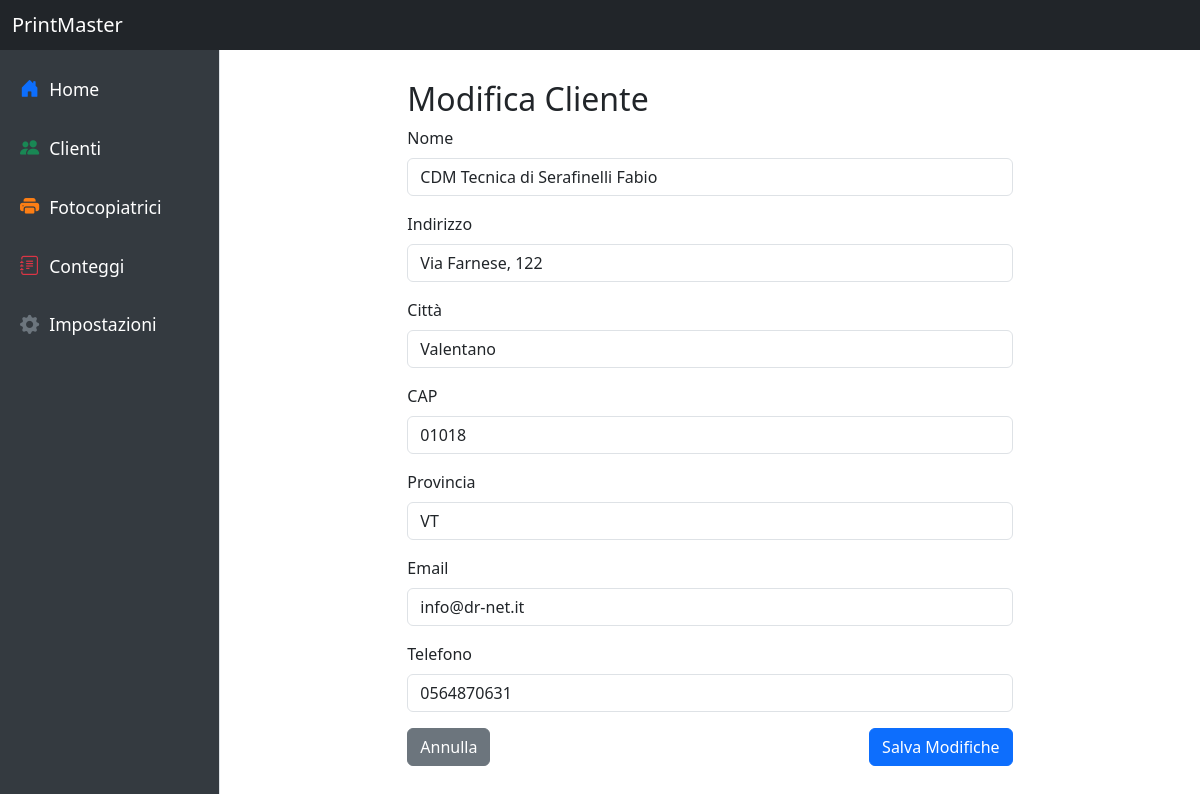
The page /clienti/edit/3 on the database its author committed.
### tables this page shows
CREATE TABLE clienti (
    id INTEGER PRIMARY KEY AUTOINCREMENT,
    nome TEXT NOT NULL UNIQUE,
    indirizzo TEXT NOT NULL,
    citta TEXT NOT NULL,
    cap TEXT NOT NULL,
    provincia TEXT NOT NULL,
    email TEXT,
    telefono TEXT
);

### modules/clienti.py (the view, shortened to what this page needs)
@clienti_bp.route('/edit/<int:id>', methods=['GET', 'POST'])
def edit_cliente(id):
    conn = sqlite3.connect(DB_PATH)
    cursor = conn.cursor()
    cursor.execute('SELECT * FROM clienti WHERE id = ?', (id,))
    cliente = cursor.fetchone()
    conn.close()
    return render_template('edit_cliente.html', cliente=cliente)

### templates/edit_cliente.html
{% extends 'base.html' %}
{% block content %}
<div class="row">
    <div class="col-md-8 offset-md-2">
        <h2>Modifica Cliente</h2>
        <form method="POST">
            <div class="mb-3">
                <label for="nome" class="form-label">Nome</label>
                <input type="text" class="form-control" id="nome" name="nome" value="{{ cliente[1] }}" required>
            </div>
            <div class="mb-3">
                <label for="indirizzo" class="form-label">Indirizzo</label>
                <input type="text" class="form-control" id="indirizzo" name="indirizzo" value="{{ cliente[2] }}">
            </div>
            <div class="mb-3">
                <label for="citta" class="form-label">Città</label>
                <input type="text" class="form-control" id="citta" name="citta" value="{{ cliente[3] }}">
            </div>
            <div class="mb-3">
                <label for="cap" class="form-label">CAP</label>
                <input type="text" class="form-control" id="cap" name="cap" value="{{ cliente[4] }}">
            </div>
            <div class="mb-3">
                <label for="provincia" class="form-label">Provincia</label>
                <input type="text" class="form-control" id="provincia" name="provincia" value="{{ cliente[5] }}">
            </div>
            <div class="mb-3">
                <label for="email" class="form-label">Email</label>
                <input type="email" class="form-control" id="email" name="email" value="{{ cliente[6] }}">
            </div>
            <div class="mb-3">
                <label for="telefono" class="form-label">Telefono</label>
                <input type="text" class="form-control" id="telefono" name="telefono" value="{{ cliente[7] }}">
            </div>
            <div class="d-flex justify-content-between">
                <a href="{{ url_for('clienti.clienti_home') }}" class="btn btn-secondary">Annulla</a>
                <button type="submit" class="btn btn-primary">Salva Modifiche</button>
            </div>
        </form>
    </div>
</div>
{% endblock %}

### templates/base.html (style rules this page uses)
body { overflow-x: hidden; background-color: #e9ecef; }

### rows shown on the page
clienti: nome "CDM Tecnica di Serafinelli Fabio", indirizzo "Via Farnese, 122", citta "Valentano", cap "01018", provincia "VT", email "info@dr-net.it", telefono "0564870631"
